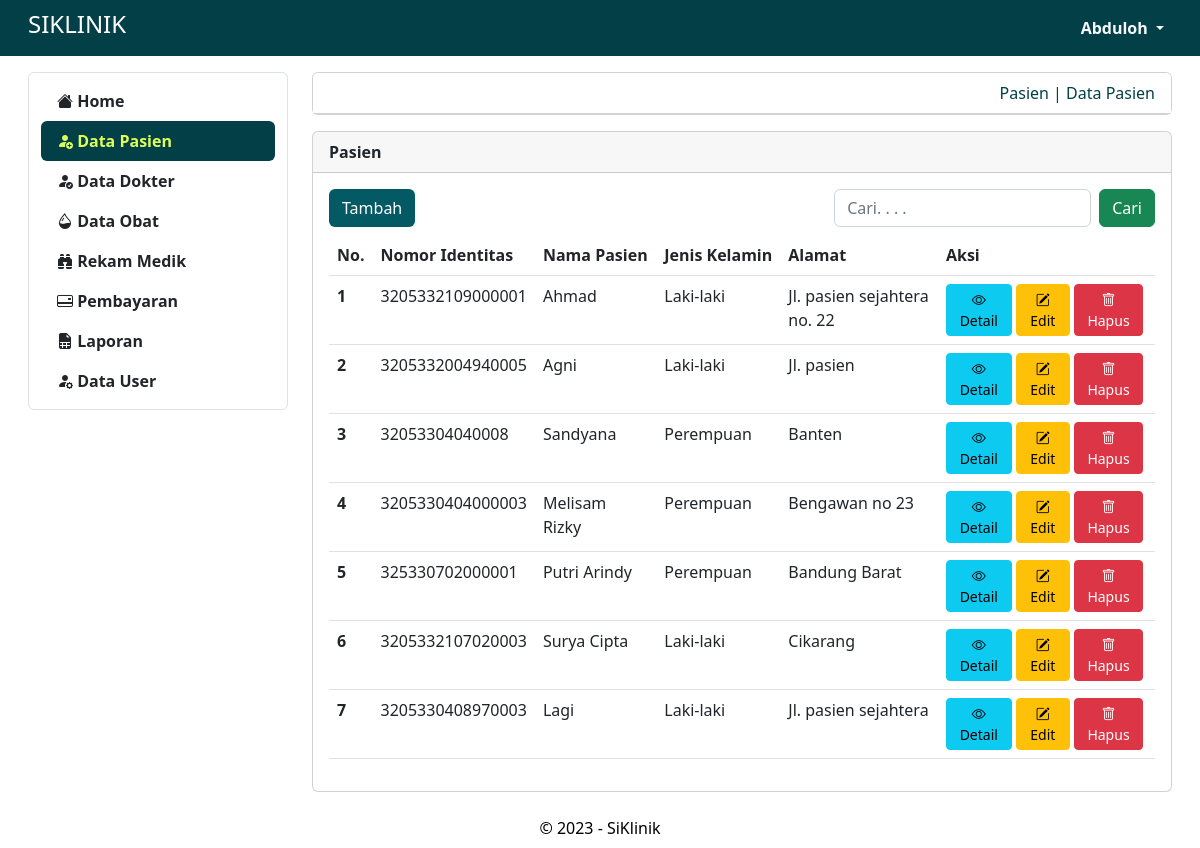
Screenshot of /admin/pasien (signed in) with the database file from the repository.
### tables this page shows
CREATE TABLE `user` (
  `id` int(11) NOT NULL,
  `nama` varchar(50) NOT NULL,
  `username` varchar(50) NOT NULL,
  `password` varchar(200) NOT NULL,
  `jenis_kelamin` varchar(20) NOT NULL,
  `telp` varchar(16) NOT NULL,
  `alamat` text NOT NULL,
  `level` int(11) NOT NULL
);

CREATE TABLE `pasien` (
  `id_pasien` int(11) NOT NULL,
  `nik_pasien` varchar(16) NOT NULL,
  `nama_pasien` varchar(50) NOT NULL,
  `jenis_kelamin` varchar(20) NOT NULL,
  `usia` int(11) NOT NULL,
  `telp_pasien` varchar(20) NOT NULL,
  `alamat_pasien` varchar(50) NOT NULL,
  `username` varchar(50) NOT NULL,
  `password` varchar(200) NOT NULL,
  `tgl_pendaftaran` timestamp NOT NULL DEFAULT current_timestamp() ON UPDATE current_timestamp()
);

### admin/pasien.php (the view, shortened to what this page needs)
<?php
include "proses/connect.php";
?>
<div class="col-lg-9 mt-3">
    <div class="me-lg-3">
        <div class="card mb-3">
            <div class="card-header bg-body">
                <div class="d-flex justify-content-end">
                    <a href="pasien" class="">Pasien | Data Pasien</a>
                </div>
            </div>
        </div>
        <div class="navbar-nav nav-pills mb-2  flex-column justify-content-end flex-grow-1">
            <div class=" card justify-content-center">
                <div class="card-header">
                    <b>Pasien</b>
                </div>
                <div class="card-body">
                    <div class="row mb-2">
                        <div class="d-flex justify-content-between">
                            <button class="btn btn-tambah" data-bs-toggle="modal" data-bs-target="#ModalTambahPasien">Tambah</button>
                            <div class="d-flex justify-content-between">
                                <input type="search" name="cari" class="form-control me-2" aria-label="search" placeholder="Cari. . . .">
                                <button class="btn btn-success">Cari</button>
                            </div>
                        </div>
                    </div>
                    <?php
                    $query = mysqli_query($conn, "SELECT * FROM pasien");
                    while ($record = mysqli_fetch_array($query)) {
                        $result[] = $record;
                    ?>
                    <?php
                    }
                    if (empty($result)) {
                        echo "<div class='text-center border mt-5'>Tidak ada Data Pasein!</div>";
                    } else {
                    ?>
                        <div class="table-responsive">
                            <table class="table table-hover">
                                <thead>
                                    <tr class="text-nowrap">
                                        <th scope="col">No.</th>
                                        <th scope="col">Nomor Identitas</th>
                                        <th scope="col">Nama Pasien</th>
                                        <th scope="col">Jenis Kelamin</th>
                                        <th scope="col">Alamat</th>
                                        <th scope="col">Aksi</th>
                                    </tr>
                                </thead>
                                <tbody>
                                    <?php
                                    $no = 1;
                                    foreach ($result as $row) {
                                    ?>
                                        <tr>
                                            <th scope="row"><?= $no++; ?></th>
                                            <td><?= $row['nik_pasien']; ?></td>
                                            <td><?= ucwords($row['nama_pasien']); ?></td>
                                            <td><?= $row['jenis_kelamin']; ?></td>
                                            <td><?= $row['alamat_pasien']; ?></td>
                                            <td class="">
                                                <div class="row">
                                                    <div class="col d-flex">
                                                        <button class="btn btn-info btn-sm me-1" data-bs-toggle="modal" data-bs-target="#ModalDetail<?= $row['id_pasien']; ?>"><i class="bi bi-eye"></i> Detail</button>
                                                        <button class="btn btn-warning btn-sm me-1" data-bs-toggle="modal" data-bs-target="#ModalEdit<?= $row['id_pasien']; ?>"><i class="bi bi-pencil-square"></i> Edit</button>
                                                        <button class="btn btn-danger btn-sm me-1" data-bs-toggle="modal" data-bs-target="#ModalHapus<?= $row['id_pasien']; ?>"><i class="bi bi-trash"></i> Hapus</button>
                                                    </div>
                                                </div>
                                            </td>
                                        </tr>
                                    <?php } ?>
                                </tbody>
                            </table>
                        </div>
                    <?php } ?>
                </div>
            </div>
        </div>
    </div>
</div>

### admin/index.php (shortened to what this page needs)
<?php
if (isset($_GET['x']) && $_GET['x'] == 'home') {
    $page = "home.php";
    include "main.php";
} else if (isset($_GET['x']) && $_GET['x'] == 'pasien') {
    if ($_SESSION['level_siklinik'] == 1) {
        include "main.php";
    }
} else if (isset($_GET['x']) && $_GET['x'] == 'dokter') {
    if ($_SESSION['level_siklinik'] == 1) {
        $page = "dokter.php";
        include "main.php";
    } else { ?>
        <script>
            alert('Anda tidak memiliki akses !');
            window.location = 'main.php';
        </script>
    <?php
    }
} else if (isset($_GET['x']) && $_GET['x'] == 'obat') {
    if ($_SESSION['level_siklinik'] == 1) {
        $page = "obat.php";
        include "main.php";
    } else { ?>
        <script>
            alert('Anda tidak memiliki akses !');
            window.location = 'main.php';
        </script>
    <?php
    }
} else if (isset($_GET['x']) && $_GET['x'] == 'rekam') {
    if ($_SESSION['level_siklinik'] == 1) {
        $page = "rekam.php";
        include "main.php";
    } else { ?>
        <script>
            alert('Anda tidak memiliki akses !');
            window.location = 'main.php';
        </script>
    <?php
    }
} else if (isset($_GET['x']) && $_GET['x'] == 'pembayaran') {
    if ($_SESSION['level_siklinik'] == 1) {
        $page = "pembayaran.php";
        include "main.php";
    } else { ?>
        <script>
            alert('Anda tidak memiliki akses !');
            window.location = 'main.php';
        </script>
    <?php
    }
} else if (isset($_GET['x']) && $_GET['x'] == 'laporan') {
    if ($_SESSION['level_siklinik'] == 1) {
        $page = "laporan.php";
        include "main.php";
    } else { ?>
        <script>
            alert('Anda tidak memiliki akses !');
            window.location = 'main.php';
        </script>
    <?php
    }
} else if (isset($_GET['x']) && $_GET['x'] == 'user') {
    if ($_SESSION['level_siklinik'] == 1) {
        $page = "user.php";
        include "main.php";
    } else { ?>
        <script>
            alert('Anda tidak memiliki akses !');
            window.location = 'main.php';
        </script>
<?php
    }
} else if (isset($_GET['x']) && $_GET['x'] == 'login') {
    include "login.php";
} else if (isset($_GET['x']) && $_GET['x'] == 'logout') {
    include "proses/proses_logout.php";
} else {
    $page = "home.php";
    include "main.php";
}

### admin/main.php (shortened to what this page needs)
<?php
include "proses/connect.php";
$query = mysqli_query($conn, "SELECT * FROM user WHERE username = '$_SESSION[username_siklinik]' ");
$hasil = mysqli_fetch_array($query);
?>
<!doctype html>
<html lang="en">
<head>
    <link href="https://cdn.jsdelivr.net/npm/bootstrap@5.2.3/dist/css/bootstrap.min.css" rel="stylesheet">
    <link rel="stylesheet" href="https://cdn.jsdelivr.net/npm/bootstrap-icons@1.10.2/font/bootstrap-icons.css">
    <link rel="stylesheet" href="../assets/css/bootstrap.min.css">
    <link rel="stylesheet" href="../assets/user/css/aos.css">
    <link rel="stylesheet" href="../assets/css/styleAdmin.css">
</head>
<body>
    <?php include "header.php" ?>
    <div class="container-fluid">
        <div class="row mb-5">
            <?php include "sidebar.php" ?>
            <?php include $page; ?>
        </div>
    </div>
    <?php include "footer.php" ?>
</body>
</html>

### admin/header.php (shortened to what this page needs)
<?php
include "proses/connect.php";
$query = mysqli_query($conn, "SELECT * FROM user WHERE username ='$_SESSION[username_siklinik]'");
?>
<nav class="navbar navbar-expand navbar-dark sticky-top">
    <div class="container-fluid">
        <a class="nav-link ms-lg-3 ms-md-3" href=".">
            <h4>SIKLINIK</h4>
        </a>
        <div class="collapse navbar-collapse justify-content-end" id="navbarNavDropdown">
            <ul class="navbar-nav">
                <li class="nav-item dropdown">
                    <a class="nav-link dropdown-toggle text-light me-lg-3 me-md-3" href="" role="button" data-bs-toggle="dropdown" aria-expanded="false">
                        <?= ucwords($hasil['nama']); ?>
                    </a>
                </li>
            </ul>
        </div>
    </div>
</nav>

### admin/sidebar.php (shortened to what this page needs)
<div class="col-lg-3">
    <nav class="navbar navbar-expand-lg bg-body card rounded border mt-3 ms-lg-3">
        <div class="container-fluid">
            <div class="offcanvas offcanvas-start" data-bs-scroll="true" data-bs-backdrop="false" tabindex="-1" id="offcanvasScrolling" aria-labelledby="offcanvasScrollingLabel" style="width: 250px;">
                <div class="offcanvas-body ">
                    <ul class="navbar-nav nav-pills  flex-column justify-content-end flex-grow-1">
                        <li class="nav-item">
                            <a class="nav-link <?php echo ((isset($_GET['x']) && $_GET['x'] == 'home') || !isset($_GET['x'])) ? 'active'  : 'link-dark'; ?>  ps-3" aria-current="page" href="home"><i class="bi bi-house-fill"></i> Home</a>
                        </li>
                        <?php if ($hasil['level'] == 1) { ?>
                            <li class="nav-item">
                                <a class="nav-link <?php echo (isset($_GET['x']) && $_GET['x'] == 'pasien') ? 'active'  : 'link-dark'; ?> ps-3" href="pasien"><i class="bi bi-person-fill-add"></i> Data Pasien</a>
                            </li>
                        <?php } ?>
                        <?php if ($hasil['level'] == 1) { ?>
                            <li class="nav-item">
                                <a class="nav-link <?php echo (isset($_GET['x']) && $_GET['x'] == 'dokter') ? 'active'  : 'link-dark'; ?> ps-3" href="dokter"><i class="bi bi-person-fill-check"></i> Data Dokter</a>
                            </li>
                        <?php } ?>
                        <?php if ($hasil['level'] == 1) { ?>
                            <li class="nav-item">
                                <a class="nav-link <?php echo (isset($_GET['x']) && $_GET['x'] == 'obat') ? 'active'  : 'link-dark'; ?> ps-3" href="obat"><i class="bi bi-droplet-half"></i> Data Obat</a>
                            </li>
                        <?php } ?>
                        <?php if ($hasil['level'] == 1) { ?>
                            <li class="nav-item">
                                <a class="nav-link <?php echo (isset($_GET['x']) && $_GET['x'] == 'rekam') ? 'active'  : 'link-dark'; ?> ps-3" href="rekam"><i class="bi bi-binoculars-fill"></i> Rekam Medik</a>
                            </li>
                        <?php } ?>
                        <?php if ($hasil['level'] == 1) { ?>
                            <li class="nav-item">
                                <a class="nav-link <?php echo (isset($_GET['x']) && $_GET['x'] == 'pembayaran') ? 'active'  : 'link-dark'; ?> ps-3" href="pembayaran"><i class="bi bi-credit-card-2-back"></i> Pembayaran</a>
                            </li>
                        <?php } ?>
                        <?php if ($hasil['level'] == 1) { ?>
                            <li class="nav-item">
                                <a class="nav-link <?php echo (isset($_GET['x']) && $_GET['x'] == 'laporan') ? 'active'  : 'link-dark'; ?> ps-3" href="laporan"><i class="bi bi-file-earmark-spreadsheet-fill"></i> Laporan</a>
                            </li>
                        <?php } ?>
                        <?php if ($hasil['level'] == 1) { ?>
                            <li class="nav-item">
                                <a class="nav-link <?php echo (isset($_GET['x']) && $_GET['x'] == 'user') ? 'active'  : 'link-dark'; ?> ps-3" href="user"><i class="bi bi-person-fill-gear"></i> Data User</a>
                            </li>
                        <?php } ?>
                    </ul>
                </div>
            </div>
        </div>
    </nav>
</div>

### admin/footer.php
<div class="fixed-bottom text-center bg-base py-2">
    &copy; 2023 - SiKlinik
</div>

### assets/css/styleAdmin.css (style rules this page uses)
:root { --color-body: #b6cbce; --color-heading: #eef3db; --color-base: #033f47; --color-base2: #022a30; --color-brand: #e0f780; --color-brand2: #deff58; --color-modal: #010200; --color-batal: #c90000; --color-batal1: #ad0000; --color-reset: #707070; --color-reset1: #7e7d7d; --color-save: #05af0d; --color-save2: #05970d; }
.bg-base { background-color: #fff; color: #000000; }
.card .card-header a { text-decoration: none; color: var(--color-base); }
a { text-decoration: none; color: var(--color-body); transition: all 0.4s ease; }
.navbar { background-color: var(--color-base); color: #fff; }
.navbar .nav-link { font-weight: 600; color: #fff; }
.navbar-nav .nav-link.active { color: var(--color-brand2); background-color:var(--color-base); }
.btn-tambah { background-color: #035964; color: #fff; }

### rows the page displays
user: nama "Abduloh"
pasien: nik_pasien "3205332109000001", nama_pasien "Ahmad", jenis_kelamin "Laki-laki", alamat_pasien "Jl. pasien sejahtera no. 22"
pasien: nik_pasien "3205332004940005", nama_pasien "Agni", jenis_kelamin "Laki-laki", alamat_pasien "Jl. pasien"
pasien: nik_pasien "32053304040008", nama_pasien "Sandyana", jenis_kelamin "Perempuan", alamat_pasien "Banten"
pasien: nik_pasien "3205330404000003", nama_pasien "Melisam Rizky", jenis_kelamin "Perempuan", alamat_pasien "Bengawan no 23"
pasien: nik_pasien "325330702000001", nama_pasien "Putri Arindy", jenis_kelamin "Perempuan", alamat_pasien "Bandung Barat"
pasien: nik_pasien "3205332107020003", nama_pasien "Surya Cipta", jenis_kelamin "Laki-laki", alamat_pasien "Cikarang"
pasien: nik_pasien "3205330408970003", nama_pasien "Lagi", jenis_kelamin "Laki-laki", alamat_pasien "Jl. pasien sejahtera"
